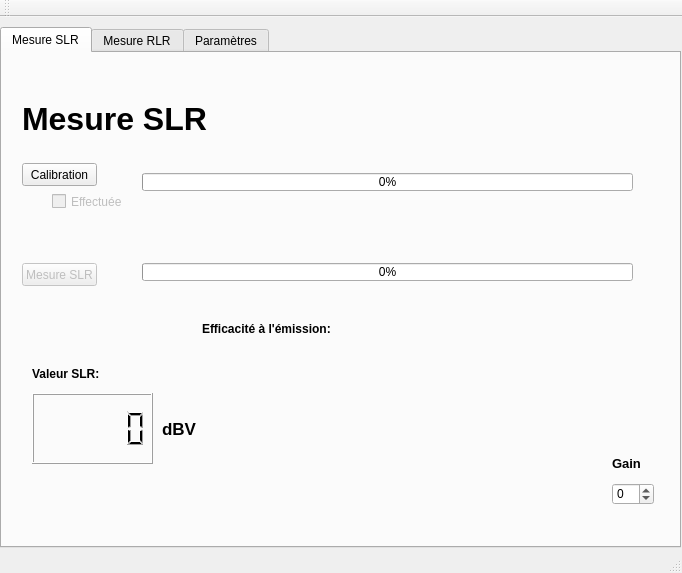
<?xml version="1.0" encoding="UTF-8"?>
<ui version="4.0">
 <class>MainWindow</class>
 <widget class="QMainWindow" name="MainWindow">
  <property name="geometry">
   <rect>
    <x>0</x>
    <y>0</y>
    <width>682</width>
    <height>573</height>
   </rect>
  </property>
  <property name="windowTitle">
   <string>MainWindow</string>
  </property>
  <widget class="QWidget" name="centralWidget">
   <widget class="QTabWidget" name="tabWidget">
    <property name="geometry">
     <rect>
      <x>0</x>
      <y>10</y>
      <width>681</width>
      <height>521</height>
     </rect>
    </property>
    <property name="focusPolicy">
     <enum>Qt::TabFocus</enum>
    </property>
    <property name="currentIndex">
     <number>0</number>
    </property>
    <widget class="QWidget" name="Mesure_SLR">
     <attribute name="title">
      <string>Mesure SLR</string>
     </attribute>
     <widget class="QProgressBar" name="Progress_bar_calibration">
      <property name="geometry">
       <rect>
        <x>140</x>
        <y>120</y>
        <width>491</width>
        <height>18</height>
       </rect>
      </property>
      <property name="maximum">
       <number>14</number>
      </property>
      <property name="value">
       <number>0</number>
      </property>
     </widget>
     <widget class="QProgressBar" name="Progress_bar_SLR">
      <property name="geometry">
       <rect>
        <x>140</x>
        <y>210</y>
        <width>491</width>
        <height>18</height>
       </rect>
      </property>
      <property name="maximum">
       <number>14</number>
      </property>
      <property name="value">
       <number>0</number>
      </property>
     </widget>
     <widget class="QPushButton" name="button_calibration">
      <property name="geometry">
       <rect>
        <x>20</x>
        <y>110</y>
        <width>75</width>
        <height>23</height>
       </rect>
      </property>
      <property name="text">
       <string>Calibration</string>
      </property>
     </widget>
     <widget class="QPushButton" name="button_mesure">
      <property name="enabled">
       <bool>false</bool>
      </property>
      <property name="geometry">
       <rect>
        <x>20</x>
        <y>210</y>
        <width>75</width>
        <height>23</height>
       </rect>
      </property>
      <property name="text">
       <string>Mesure SLR</string>
      </property>
      <property name="checkable">
       <bool>false</bool>
      </property>
     </widget>
     <widget class="QCheckBox" name="calibration_check">
      <property name="enabled">
       <bool>false</bool>
      </property>
      <property name="geometry">
       <rect>
        <x>50</x>
        <y>140</y>
        <width>70</width>
        <height>17</height>
       </rect>
      </property>
      <property name="mouseTracking">
       <bool>true</bool>
      </property>
      <property name="text">
       <string>Effectuée</string>
      </property>
      <property name="iconSize">
       <size>
        <width>32</width>
        <height>32</height>
       </size>
      </property>
      <property name="checkable">
       <bool>true</bool>
      </property>
      <property name="checked">
       <bool>false</bool>
      </property>
      <property name="tristate">
       <bool>false</bool>
      </property>
     </widget>
     <widget class="QLabel" name="label">
      <property name="geometry">
       <rect>
        <x>30</x>
        <y>310</y>
        <width>71</width>
        <height>21</height>
       </rect>
      </property>
      <property name="font">
       <font>
        <pointsize>9</pointsize>
        <weight>75</weight>
        <bold>true</bold>
       </font>
      </property>
      <property name="text">
       <string>Valeur SLR:</string>
      </property>
     </widget>
     <widget class="QLabel" name="label_2">
      <property name="geometry">
       <rect>
        <x>20</x>
        <y>40</y>
        <width>201</width>
        <height>51</height>
       </rect>
      </property>
      <property name="font">
       <font>
        <pointsize>24</pointsize>
        <weight>75</weight>
        <bold>true</bold>
       </font>
      </property>
      <property name="text">
       <string>Mesure SLR</string>
      </property>
     </widget>
     <widget class="QLabel" name="label_3">
      <property name="geometry">
       <rect>
        <x>200</x>
        <y>250</y>
        <width>311</width>
        <height>51</height>
       </rect>
      </property>
      <property name="font">
       <font>
        <pointsize>9</pointsize>
        <weight>75</weight>
        <bold>true</bold>
       </font>
      </property>
      <property name="text">
       <string>Efficacité à l'émission:</string>
      </property>
     </widget>
     <widget class="QLCDNumber" name="LCD_SLR">
      <property name="geometry">
       <rect>
        <x>30</x>
        <y>340</y>
        <width>121</width>
        <height>71</height>
       </rect>
      </property>
      <property name="smallDecimalPoint">
       <bool>true</bool>
      </property>
      <property name="value" stdset="0">
       <double>0.000000000000000</double>
      </property>
     </widget>
     <widget class="QLabel" name="label_7">
      <property name="geometry">
       <rect>
        <x>160</x>
        <y>340</y>
        <width>61</width>
        <height>71</height>
       </rect>
      </property>
      <property name="font">
       <font>
        <pointsize>13</pointsize>
        <weight>75</weight>
        <bold>true</bold>
       </font>
      </property>
      <property name="text">
       <string>dBV</string>
      </property>
     </widget>
     <widget class="QSpinBox" name="Gain_Box">
      <property name="geometry">
       <rect>
        <x>610</x>
        <y>430</y>
        <width>42</width>
        <height>22</height>
       </rect>
      </property>
      <property name="minimum">
       <number>-5</number>
      </property>
      <property name="maximum">
       <number>5</number>
      </property>
     </widget>
     <widget class="QLabel" name="label_8">
      <property name="geometry">
       <rect>
        <x>610</x>
        <y>400</y>
        <width>51</width>
        <height>21</height>
       </rect>
      </property>
      <property name="font">
       <font>
        <pointsize>10</pointsize>
        <weight>75</weight>
        <bold>true</bold>
       </font>
      </property>
      <property name="text">
       <string>Gain</string>
      </property>
     </widget>
    </widget>
    <widget class="QWidget" name="Mesure_RLR">
     <attribute name="title">
      <string>Mesure RLR</string>
     </attribute>
     <widget class="QLabel" name="label_4">
      <property name="geometry">
       <rect>
        <x>20</x>
        <y>40</y>
        <width>201</width>
        <height>51</height>
       </rect>
      </property>
      <property name="font">
       <font>
        <pointsize>24</pointsize>
        <weight>75</weight>
        <bold>true</bold>
       </font>
      </property>
      <property name="text">
       <string>Mesure RLR</string>
      </property>
     </widget>
     <widget class="QLabel" name="label_5">
      <property name="geometry">
       <rect>
        <x>30</x>
        <y>310</y>
        <width>71</width>
        <height>21</height>
       </rect>
      </property>
      <property name="font">
       <font>
        <pointsize>9</pointsize>
        <weight>75</weight>
        <bold>true</bold>
       </font>
      </property>
      <property name="text">
       <string>Valeur RLR:</string>
      </property>
     </widget>
     <widget class="QPushButton" name="button_mesure_RLR">
      <property name="geometry">
       <rect>
        <x>20</x>
        <y>140</y>
        <width>75</width>
        <height>23</height>
       </rect>
      </property>
      <property name="text">
       <string>Mesure RLR</string>
      </property>
     </widget>
     <widget class="QGraphicsView" name="graphicsView_2">
      <property name="geometry">
       <rect>
        <x>210</x>
        <y>250</y>
        <width>401</width>
        <height>171</height>
       </rect>
      </property>
     </widget>
     <widget class="QLabel" name="label_6">
      <property name="geometry">
       <rect>
        <x>210</x>
        <y>200</y>
        <width>311</width>
        <height>51</height>
       </rect>
      </property>
      <property name="font">
       <font>
        <pointsize>9</pointsize>
        <weight>75</weight>
        <bold>true</bold>
       </font>
      </property>
      <property name="text">
       <string>Efficacité à la réception:</string>
      </property>
     </widget>
     <widget class="QProgressBar" name="Progress_bar_RLR">
      <property name="geometry">
       <rect>
        <x>140</x>
        <y>140</y>
        <width>491</width>
        <height>18</height>
       </rect>
      </property>
      <property name="maximum">
       <number>14</number>
      </property>
      <property name="value">
       <number>0</number>
      </property>
     </widget>
     <widget class="QLCDNumber" name="LCD_RLR">
      <property name="geometry">
       <rect>
        <x>30</x>
        <y>340</y>
        <width>121</width>
        <height>71</height>
       </rect>
      </property>
      <property name="smallDecimalPoint">
       <bool>true</bool>
      </property>
      <property name="digitCount">
       <number>5</number>
      </property>
      <property name="value" stdset="0">
       <double>0.000000000000000</double>
      </property>
     </widget>
     <widget class="QSpinBox" name="Gain_Box_3">
      <property name="geometry">
       <rect>
        <x>620</x>
        <y>330</y>
        <width>42</width>
        <height>22</height>
       </rect>
      </property>
      <property name="minimum">
       <number>-5</number>
      </property>
      <property name="maximum">
       <number>5</number>
      </property>
     </widget>
     <widget class="QLabel" name="label_18">
      <property name="geometry">
       <rect>
        <x>620</x>
        <y>310</y>
        <width>51</width>
        <height>21</height>
       </rect>
      </property>
      <property name="font">
       <font>
        <pointsize>10</pointsize>
        <weight>75</weight>
        <bold>true</bold>
       </font>
      </property>
      <property name="text">
       <string>Gain</string>
      </property>
     </widget>
    </widget>
    <widget class="QWidget" name="Parametre">
     <attribute name="title">
      <string>Paramètres</string>
     </attribute>
     <widget class="QDoubleSpinBox" name="box_m_SLR">
      <property name="geometry">
       <rect>
        <x>60</x>
        <y>70</y>
        <width>62</width>
        <height>22</height>
       </rect>
      </property>
      <property name="decimals">
       <number>3</number>
      </property>
      <property name="value">
       <double>0.175000000000000</double>
      </property>
     </widget>
     <widget class="Line" name="line">
      <property name="geometry">
       <rect>
        <x>323</x>
        <y>10</y>
        <width>20</width>
        <height>471</height>
       </rect>
      </property>
      <property name="orientation">
       <enum>Qt::Vertical</enum>
      </property>
     </widget>
     <widget class="QDoubleSpinBox" name="box_m_RLR">
      <property name="geometry">
       <rect>
        <x>70</x>
        <y>300</y>
        <width>61</width>
        <height>21</height>
       </rect>
      </property>
      <property name="suffix">
       <string notr="true"/>
      </property>
      <property name="decimals">
       <number>3</number>
      </property>
      <property name="singleStep">
       <double>0.001000000000000</double>
      </property>
      <property name="value">
       <double>0.175000000000000</double>
      </property>
     </widget>
     <widget class="QLabel" name="label_17">
      <property name="geometry">
       <rect>
        <x>10</x>
        <y>10</y>
        <width>161</width>
        <height>41</height>
       </rect>
      </property>
      <property name="font">
       <font>
        <pointsize>12</pointsize>
        <weight>75</weight>
        <bold>true</bold>
        <underline>true</underline>
       </font>
      </property>
      <property name="text">
       <string>Configuration SLR:</string>
      </property>
     </widget>
     <widget class="Line" name="line_3">
      <property name="geometry">
       <rect>
        <x>0</x>
        <y>240</y>
        <width>331</width>
        <height>16</height>
       </rect>
      </property>
      <property name="orientation">
       <enum>Qt::Horizontal</enum>
      </property>
     </widget>
     <widget class="QLabel" name="label_9">
      <property name="geometry">
       <rect>
        <x>10</x>
        <y>70</y>
        <width>51</width>
        <height>21</height>
       </rect>
      </property>
      <property name="font">
       <font>
        <pointsize>9</pointsize>
        <weight>75</weight>
        <bold>true</bold>
       </font>
      </property>
      <property name="text">
       <string>m_SLR:</string>
      </property>
     </widget>
     <widget class="QLabel" name="label_10">
      <property name="geometry">
       <rect>
        <x>10</x>
        <y>300</y>
        <width>61</width>
        <height>21</height>
       </rect>
      </property>
      <property name="font">
       <font>
        <pointsize>9</pointsize>
        <weight>75</weight>
        <bold>true</bold>
       </font>
      </property>
      <property name="text">
       <string>m_RLR:</string>
      </property>
     </widget>
     <widget class="QLabel" name="label_19">
      <property name="geometry">
       <rect>
        <x>10</x>
        <y>250</y>
        <width>161</width>
        <height>41</height>
       </rect>
      </property>
      <property name="font">
       <font>
        <pointsize>12</pointsize>
        <weight>75</weight>
        <bold>true</bold>
        <underline>true</underline>
       </font>
      </property>
      <property name="text">
       <string>Configuration RLR:</string>
      </property>
     </widget>
     <widget class="QLabel" name="label_11">
      <property name="geometry">
       <rect>
        <x>10</x>
        <y>340</y>
        <width>101</width>
        <height>21</height>
       </rect>
      </property>
      <property name="font">
       <font>
        <pointsize>9</pointsize>
        <weight>75</weight>
        <bold>true</bold>
       </font>
      </property>
      <property name="text">
       <string>Validation RLR:</string>
      </property>
     </widget>
     <widget class="QDoubleSpinBox" name="box_validation_RLR">
      <property name="geometry">
       <rect>
        <x>110</x>
        <y>340</y>
        <width>61</width>
        <height>21</height>
       </rect>
      </property>
      <property name="decimals">
       <number>3</number>
      </property>
      <property name="singleStep">
       <double>0.001000000000000</double>
      </property>
      <property name="value">
       <double>0.175000000000000</double>
      </property>
     </widget>
     <widget class="QDoubleSpinBox" name="box_RLR_ref">
      <property name="geometry">
       <rect>
        <x>160</x>
        <y>380</y>
        <width>61</width>
        <height>21</height>
       </rect>
      </property>
      <property name="suffix">
       <string extracomment="dBm"/>
      </property>
      <property name="decimals">
       <number>1</number>
      </property>
      <property name="minimum">
       <double>-40.000000000000000</double>
      </property>
      <property name="maximum">
       <double>0.000000000000000</double>
      </property>
      <property name="singleStep">
       <double>0.100000000000000</double>
      </property>
      <property name="value">
       <double>-15.800000000000001</double>
      </property>
     </widget>
     <widget class="QLabel" name="label_12">
      <property name="geometry">
       <rect>
        <x>10</x>
        <y>380</y>
        <width>131</width>
        <height>21</height>
       </rect>
      </property>
      <property name="font">
       <font>
        <pointsize>9</pointsize>
        <weight>75</weight>
        <bold>true</bold>
       </font>
      </property>
      <property name="text">
       <string>Générateur CH1 out:</string>
      </property>
     </widget>
    </widget>
   </widget>
  </widget>
  <widget class="QToolBar" name="mainToolBar">
   <attribute name="toolBarArea">
    <enum>TopToolBarArea</enum>
   </attribute>
   <attribute name="toolBarBreak">
    <bool>false</bool>
   </attribute>
  </widget>
  <widget class="QStatusBar" name="statusBar"/>
 </widget>
 <layoutdefault spacing="6" margin="11"/>
 <resources/>
 <connections/>
</ui>
